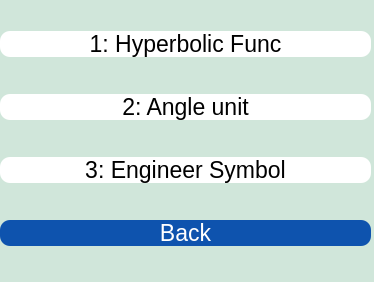
<?xml version="1.0" encoding="UTF-8"?>
<ui version="4.0">
 <class>MainWindow</class>
 <widget class="QMainWindow" name="MainWindow">
  <property name="geometry">
   <rect>
    <x>0</x>
    <y>0</y>
    <width>374</width>
    <height>282</height>
   </rect>
  </property>
  <property name="windowTitle">
   <string>MainWindow</string>
  </property>
  <property name="styleSheet">
   <string notr="true">background-color:#d0e6da ;</string>
  </property>
  <widget class="QWidget" name="centralwidget">
   <widget class="QWidget" name="gridLayoutWidget">
    <property name="geometry">
     <rect>
      <x>0</x>
      <y>0</y>
      <width>371</width>
      <height>281</height>
     </rect>
    </property>
    <layout class="QGridLayout" name="gridLayout">
     <item row="0" column="0">
      <widget class="QPushButton" name="HyperbolicFunc">
       <property name="font">
        <font>
         <pointsize>17</pointsize>
        </font>
       </property>
       <property name="cursor">
        <cursorShape>PointingHandCursor</cursorShape>
       </property>
       <property name="styleSheet">
        <string notr="true">background-color: white;
color: black;
border-radius: 10px;</string>
       </property>
       <property name="text">
        <string>1: Hyperbolic Func</string>
       </property>
      </widget>
     </item>
     <item row="3" column="0">
      <widget class="QPushButton" name="EngineerSymbol">
       <property name="font">
        <font>
         <pointsize>17</pointsize>
        </font>
       </property>
       <property name="cursor">
        <cursorShape>PointingHandCursor</cursorShape>
       </property>
       <property name="styleSheet">
        <string notr="true">background-color: white;
color: black;
border-radius: 10px;</string>
       </property>
       <property name="text">
        <string>3: Engineer Symbol</string>
       </property>
      </widget>
     </item>
     <item row="2" column="0">
      <widget class="QPushButton" name="AngleUnit">
       <property name="font">
        <font>
         <pointsize>17</pointsize>
        </font>
       </property>
       <property name="cursor">
        <cursorShape>PointingHandCursor</cursorShape>
       </property>
       <property name="styleSheet">
        <string notr="true">background-color: white;
color: black;
border-radius: 10px;</string>
       </property>
       <property name="text">
        <string>2: Angle unit</string>
       </property>
      </widget>
     </item>
     <item row="4" column="0">
      <widget class="QPushButton" name="goBack">
       <property name="font">
        <font>
         <pointsize>17</pointsize>
        </font>
       </property>
       <property name="cursor">
        <cursorShape>PointingHandCursor</cursorShape>
       </property>
       <property name="styleSheet">
        <string notr="true">background-color: #0e53ae;
color: white;
border-radius: 10px;</string>
       </property>
       <property name="text">
        <string>Back</string>
       </property>
      </widget>
     </item>
    </layout>
   </widget>
  </widget>
 </widget>
 <resources/>
 <connections/>
</ui>
